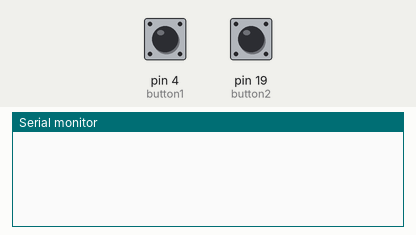
Simulated run of this sketch. Board: Arduino Uno, built with avr-gcc and run on an emulated ATmega328P. Shown: the last lines printed to the serial monitor. The inputs (shaded band) are chosen by the test bench; at power-on: pin 4 (button1) HIGH, pin 19 (button2) HIGH.

Above: at 1.2 s.
1.3 s: pin 4 (button1) pulled LOW for 0.15 s
At 1.9 s:
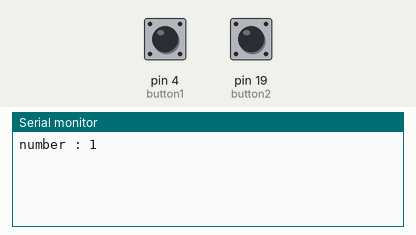
2.9 s: pin 19 (button2) pulled LOW for 0.15 s
At 3.3 s:
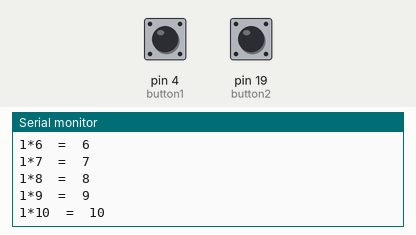
4.5 s: pin 19 (button2) pulled LOW for 1 s
At 5.8 s:
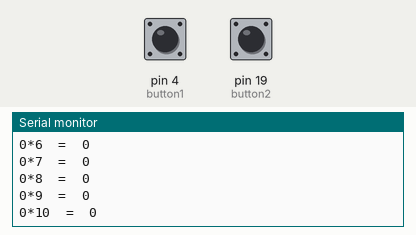
Timing chart, 0 to 7.5 s (numbered marks = the images above; inputs shaded):
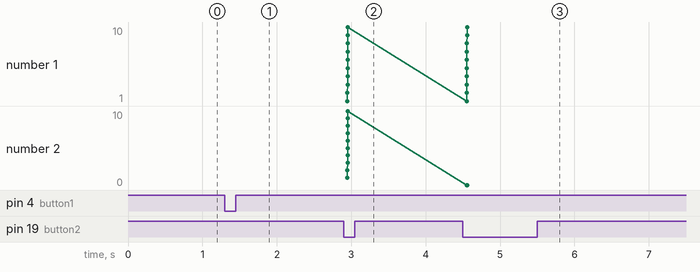

The sketch:

253.ino
```cpp
//  including ezbutton module (easy button module)
#include<ezButton.h>

const int button1 = 4;
const int button2 = 19;

//  defining a variable to track count of button press
int count = 0;

//  creating button objects
ezButton push_button1(button1);
ezButton push_button2(button2);

void setup()
{
  //  change the baud rate to 9600 if required
  Serial.begin(115200);

  push_button1.setDebounceTime(50);
  push_button2.setDebounceTime(50);
  }

void loop()
{
  push_button1.loop();
  push_button2.loop();


  //  check if push_button1 is pressed : store the button push count into count variable
  if (push_button1.isPressed())
  {
    count++;
    Serial.print("number : ");
    Serial.println(count);
  }

  //  else if push_button2 is pressed : print the table of the number stored in variable count
  else if (push_button2.isPressed())
  {
    //  draft a loop to print the table
    Serial.print("Table of");
    Serial.println(count);
    for (int i = 1; i <= 10; i++)
    {
      Serial.print(count);
      Serial.print("*");
      Serial.print(i);
      Serial.print("\t");
      Serial.print("=");
      Serial.print("\t");
      Serial.println(count * i);
      }
    //  reset the number to 0, once table is printed
    count = 0;
  }

}
```

Measured:
- after the input at 1.3 s, the serial monitor: prints a new line after 0.05 s (image 1)
- after the input at 2.9 s, the serial monitor: prints a new line after 0.05 s (image 2)
- after the input at 4.5 s, the serial monitor: prints a new line after 0.05 s (image 3)
- plotted number 2: 10 → 0 after the input at 4.5 s
